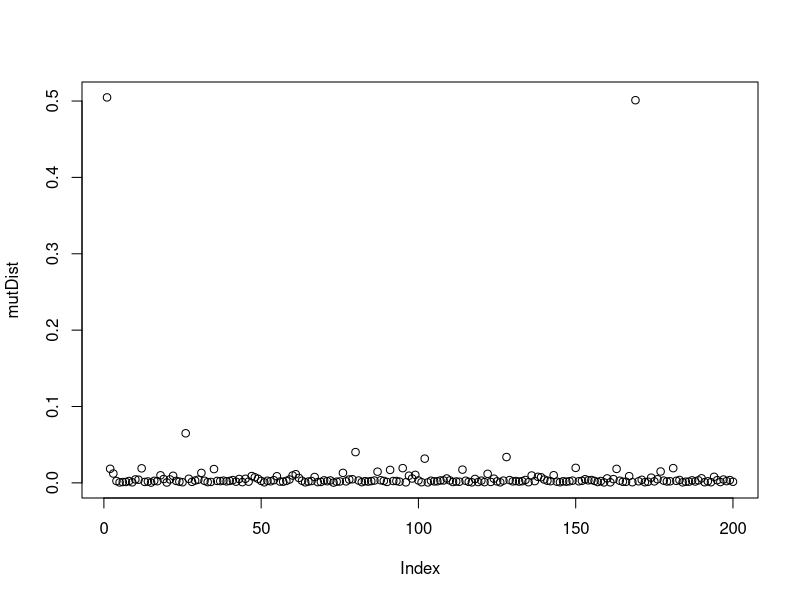
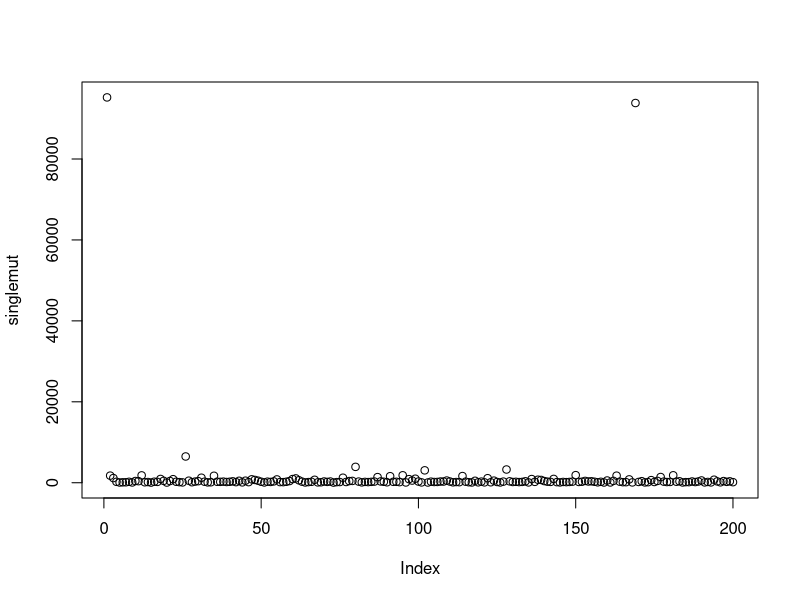
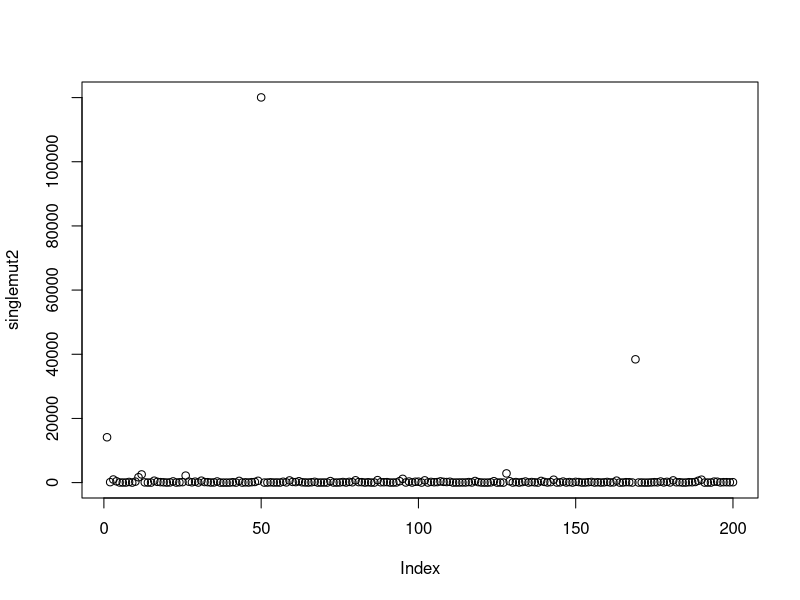
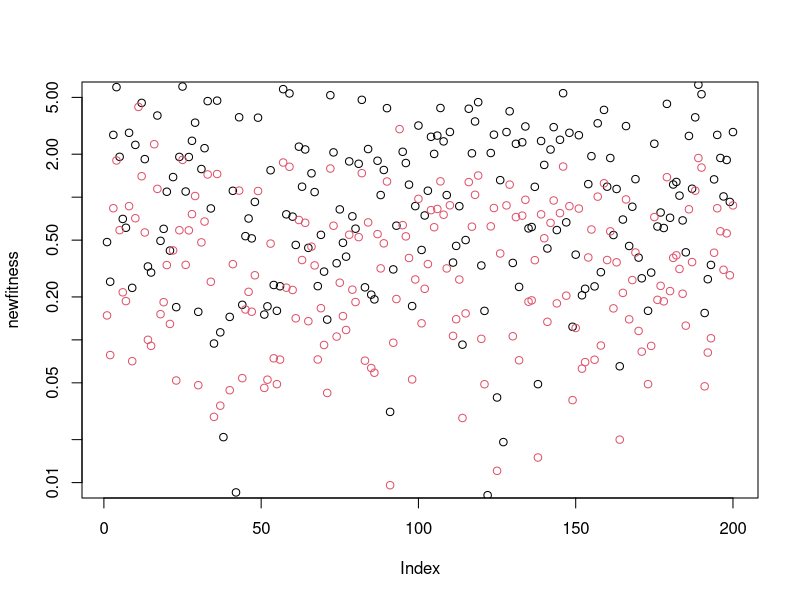

Generate these figures, in order, with R:
#R code
#1 library. 200bp. sequence in two fragments. 
#mutation rate, 1 per genome.

seed <- as.double(0.03)
RANDU <- function() {
  seed <<- ((2^16 + 3) * seed) %% (2^31)
  seed/(2^31)
}

MutGen <- function(MutRate) {
  Gen <- 14
  length <- 200
  seq <- matrix(nrow=Gen,ncol=length*2^Gen)
  for(k in 1:length) {
    seq[1,k] <- 0
  }
  flag <- 1
  for(i in 2:Gen) {
    for(j in 1:2^(i-1)) {
      for(k in 1:length) {
        if (flag==1) {
          seq[i,k+(j-1)*length] <- seq[i-1,k+floor((j-1)/2)*length]
        }
        else if ((RANDU() < MutRate) && (flag==0)) {
          seq[i,k+(j-1)*length] <- 1
        }
        else seq[i,k+(j-1)*length] <- seq[i-1,k+floor((j-1)/2)*length]
      }
      if (flag==1) { flag <- 0 }
      else if (flag==0) { flag <- 1 }
    }
  }
  error <- vector()
  for(k in 1:length) {
    error[k] <- 0
  }  
  for(j in 1:2^(Gen-1)) {
    for(k in 1:length) {
      error[k] <- error[k] + seq[Gen,k+(j-1)*length]
    }
  }
  error <- error/2^(Gen-1)
  return(error)
}

RealWT <- function(reads,mutDist) {
  realwt <- reads
  for (i in 1:200) {
    realwt <- realwt*(1-mutDist[i])
  }
  return(realwt)
}

SingleMut <- function(reads,mutDist) {
  singlemut <- vector()
  for(i in 1:200) {
    singlemut[i] <- reads
    for (j in 1:200) {
      if (j==i) { singlemut[i] <- singlemut[i] * mutDist[j]}
      else {
        singlemut[i] <- singlemut[i]*(1-mutDist[j])
      }
    }
  }
  return(singlemut)
}

#normal distribution
#Fitness <- function() {    
#  fitness <- rnorm(n=200,m=0,sd=5)
#  fitness <- 2^fitness
#  return(fitness)
#}

#one beneficial
#Fitness <- function() {
#  fitness <- vector()
#  for (i in 1:200) {
#    fitness[i] <- 0.8
#  }
#  fitness[50] <- 5
#  return(fitness)
#}

#expo distribution
Fitness <- function() {
  fitness <- rexp(n=200,rate=2)
  fitness[50] <- 500
  return(fitness)
}

Selection <- function(singlemut,reads,fitness) {
  singlemut <- singlemut / reads
  for (i in 1:200) {
    singlemut[i] <- singlemut[i]*fitness[i]
  }
  return(singlemut)
}

CallFitness <- function(singlemut,singlemut2,reads,realwt){
  singlemut2 <- singlemut2/(sum(singlemut2)+realwt)*reads
  newfitness <- vector()
  prewt1 <- sum(singlemut[101:200])+realwt
  prewt2 <- sum(singlemut[1:100])+realwt
  postwt1 <- sum(singlemut2[101:200])+realwt
  postwt2 <- sum(singlemut2[1:100])+realwt
  print(prewt1)
  print(prewt2)
  print(postwt1)
  print(postwt2)
  for (i in 1:100) {
    newfitness[i] <- singlemut2[i]/singlemut[i]
  }
  for (i in 101:200) {
    newfitness[i] <- singlemut2[i]/singlemut[i]
  }
  return(newfitness)
}

  reads <- 1000000
  mutationrate <- 10^-3
  mutDist <- MutGen(mutationrate)
  png('../background/simuD.png')
  plot(mutDist)
  realwt <- RealWT(reads,mutDist)
  print(realwt/reads)
  singlemut <- SingleMut(reads,mutDist)
  png('../background/simu.png')
  plot(singlemut)
  fitness <- Fitness()
  singlemut2 <- Selection(singlemut,reads,fitness)*reads
  png('../background/simu2.png')
  plot(singlemut2)
  newfitness <- CallFitness(singlemut,singlemut2,reads,realwt)
  png('../background/simuF.png')
  plot(newfitness,log='y',ylim=c(10e-3,5))
  points(fitness,col=2)

  



